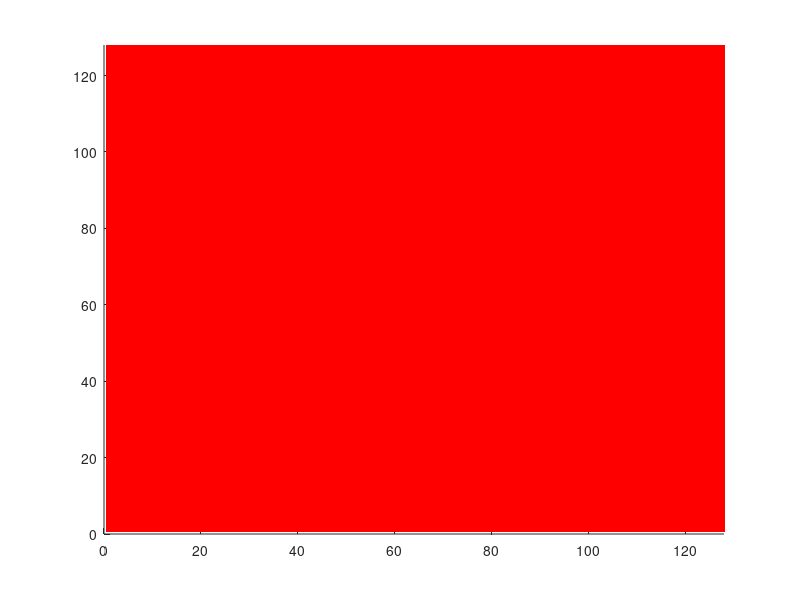

Here is the MATLAB script that generated this plot: (Note: this script raises an error after producing the figure.)
%forestFire 1

timeSteps = 10000;
areaSize = 128;

f = 0.03;
p = 0.001;

area = zeros(areaSize, areaSize);
map = [1 1 1; 1 0 0; 0 1 0];
colormap(map);
plot1 = imagesc('CData',area);
xlim([0 areaSize]);
ylim([0 areaSize]);


t = 0;
while(t<timeSteps)
    t = t+1;
    
    area = TreeGrowth(area, p);
    set(plot1, 'CData', area);
    drawnow
    
    area = BurnDown(area, f);
    if(sum(area(:) == 1) ~= 0)
        set(plot1, 'CData', area);
        drawnow
    end
    area(area == 1) = 0;
    
    
end